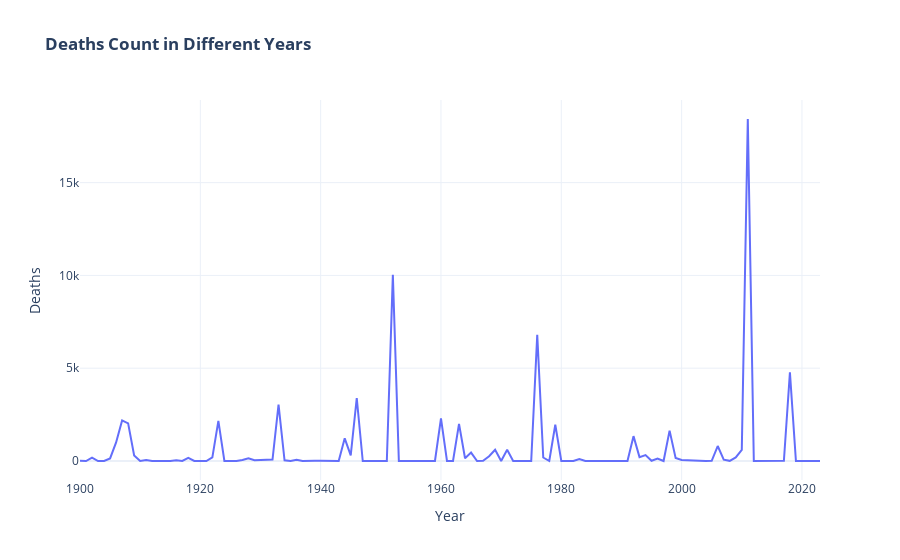

The code cell stored with this chart in its notebook:
### Code cell
fig = px.line(df_Deaths_year, x="Year", y="Deaths",template='plotly_white',title="<b>Deaths Count in Different Years")
fig.show()
